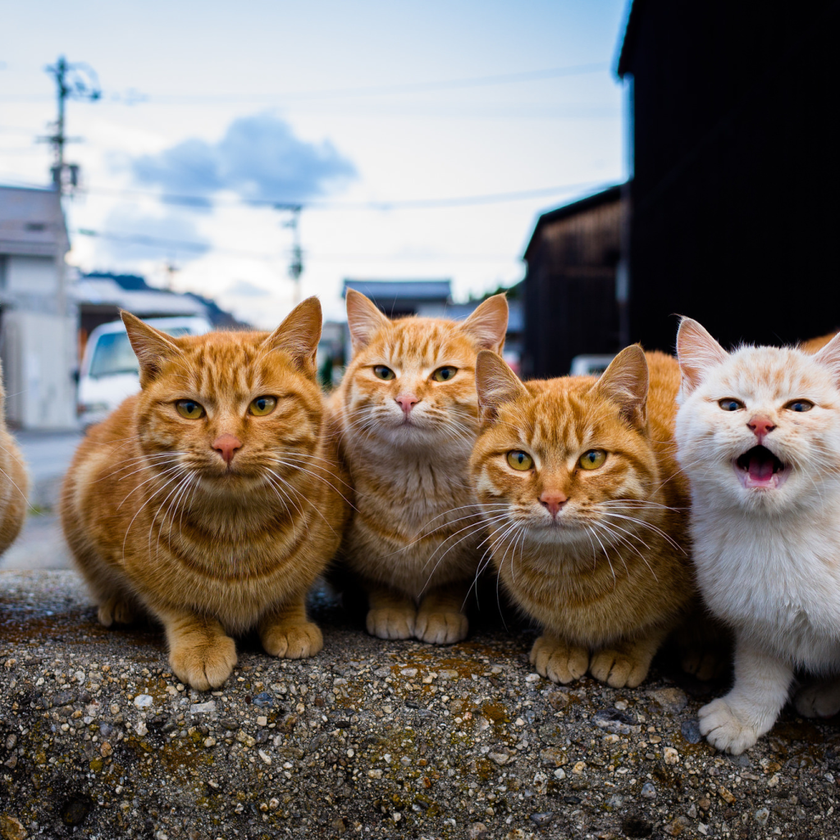
//> input picture lab2/cat_test.png, 840 x 840 px, shrunk from 1024 x 1024 before the run
$ ./main   (built with g++ and OpenCV 4)
//> lines starting //> are read from the running program, lines starting //| are printed output that depends on the picture; after the words box and inside, x2 and y2 are one past the last pixel; in counts of white or black regions, pixels touching at a corner belong together
#include <opencv2/opencv.hpp>
#include <string.h>
#include <iostream>
#include <vector>

using namespace cv;
using namespace std;

void FloydSteinberg(Mat& image, int n);
uchar quantize_pixel(uchar pixel, int n);

int main(int argc, char** argv)
{
    unsigned int nBPP;
    nBPP = 8;
    Mat image = imread("cat_test.png", IMREAD_UNCHANGED);
//> image is the input picture: 840 rows x 840 cols, CV_8UC3; mean B, G, R 107.8, 113.9, 121.5
    Mat image_g = imread("cat_test.png", IMREAD_GRAYSCALE);
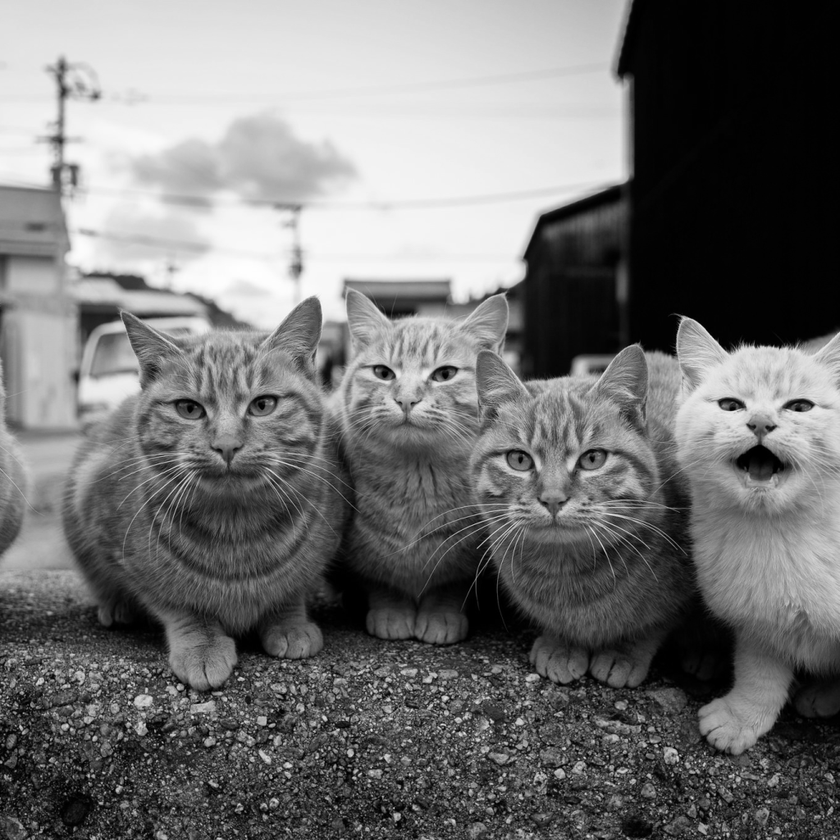
//> image_g: 840 rows x 840 cols, CV_8UC1; min 0, max 255, mean 115

    if (image.empty())
    {
        cout << "Error while reading an image" << endl;
        cin.get();
        return -1;
    }

    if (image.channels() == 4) cvtColor(image, image, COLOR_RGBA2RGB);
    else if (image.channels() == 2 || image.channels() > 4)
    {
        cout << "Unsupported image channels number!" << endl;
        cout << image.channels() << endl;
        return -1;
    };

    int n = 7;
    if (n <= 0 || n >= 8) {
        cout << "Invalid bits per pixel number for dithering!" << endl;
        return -1;
    }

    FloydSteinberg(image, n);
    FloydSteinberg(image_g, n);

    waitKey(0);
    return 0;
}


uchar quantize_pixel(uchar pixel, int n) {
    int color_count = 1 << n;
    int step = 255 / (color_count - 1);
    uchar max_clr = static_cast<uchar>(floor(255 / step) * step);
    uchar res = round(static_cast<float>(pixel) / (float)step) * step;
    if ((int)res >= max_clr) res = static_cast<uchar>(255);  //Отдаю предпочтение цвету наибольшей яркости, а не обрезанному значению
    return res;
}

void FloydSteinberg(Mat& image, int n)
{
//> called with n = 7
    Size sz = image.size();
//> sz = Size(840, 840)
    int width = sz.width;
//> width = 840
    int height = sz.height;
//> height = 840

    Mat out_img;

    if (image.channels() != 1)
    { // Color image
        out_img = Mat::zeros(image.size(), image.type());

        for (int y = 0; y < height; y++) {
            for (int x = 0; x < width; x++) {

                Vec3b pixel = image.at<Vec3b>(y, x);
                Vec3b quantized_pixel;
                int error[3];
                for (int i = 0; i < 3; i++) {
                    quantized_pixel[i] = quantize_pixel(pixel[i], n);
                    error[i] = pixel[i] - quantized_pixel[i];
                }
                out_img.at<Vec3b>(y, x) = quantized_pixel;


                if (x < width - 1) {
                    for (int i = 0; i < 3; i++) {
                        image.at<Vec3b>(y, x + 1)[i] = min(255, max(0, image.at<Vec3b>(y, x + 1)[i] + error[i] * 7 / 16));
                    }
                }
                if (y < height - 1) {
                    for (int i = 0; i < 3; i++) {
                        image.at<Vec3b>(y + 1, x)[i] = min(255, max(0, image.at<Vec3b>(y + 1, x)[i] + error[i] * 5 / 16));
                    }
                    if (x < width - 1) {
                        for (int i = 0; i < 3; i++) {
                            image.at<Vec3b>(y + 1, x + 1)[i] = min(255, max(0, image.at<Vec3b>(y + 1, x + 1)[i] + error[i] * 1 / 16));
                        }
                    }
                    if (x > 0) {
                        for (int i = 0; i < 3; i++) {
                            image.at<Vec3b>(y + 1, x - 1)[i] = min(255, max(0, image.at<Vec3b>(y + 1, x - 1)[i] + error[i] * 3 / 16));
                        }
                    }
                }
            }
        }
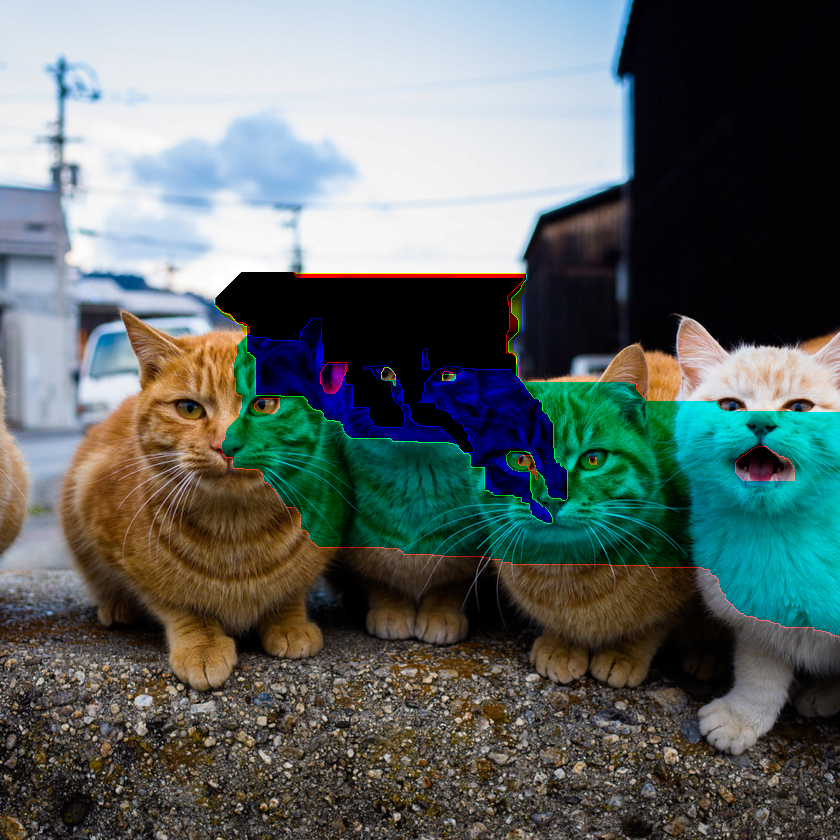
//> out_img: 840 rows x 840 cols, CV_8UC3; mean B, G, R 102.2, 104.5, 94.2
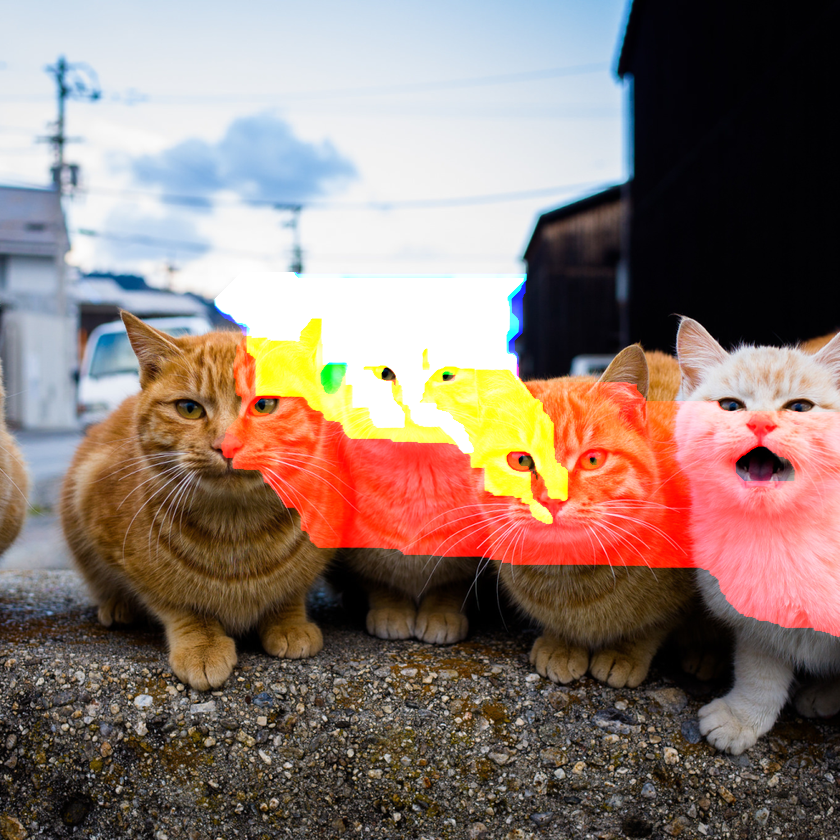
//> image: 840 rows x 840 cols, CV_8UC3; 19.14% of pixels changed, all inside (x1, y1, x2, y2) = (214, 272, 840, 637)
//> call 2 of FloydSteinberg, with n = 7
//> after the loop in FloydSteinberg (call 2), `for (int y = 0; y < height; ++y)`:
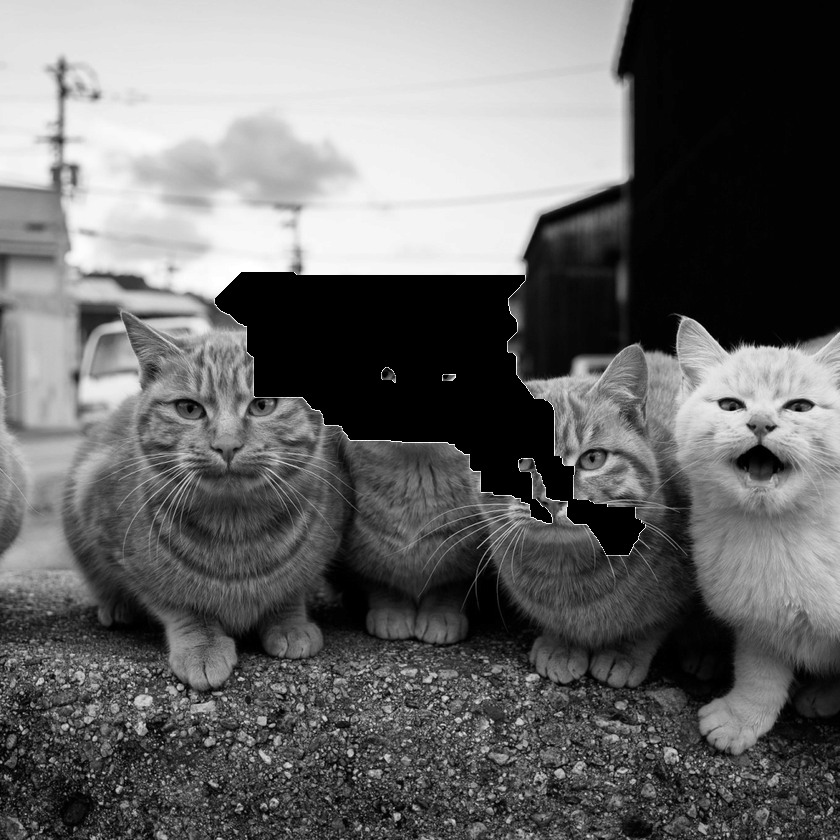
//> out_img: 840 rows x 840 cols, CV_8UC1; min 0, max 255, mean 104.8
//> after the loop in FloydSteinberg (call 2), `for (int y = 0; y < height; ++y)`:
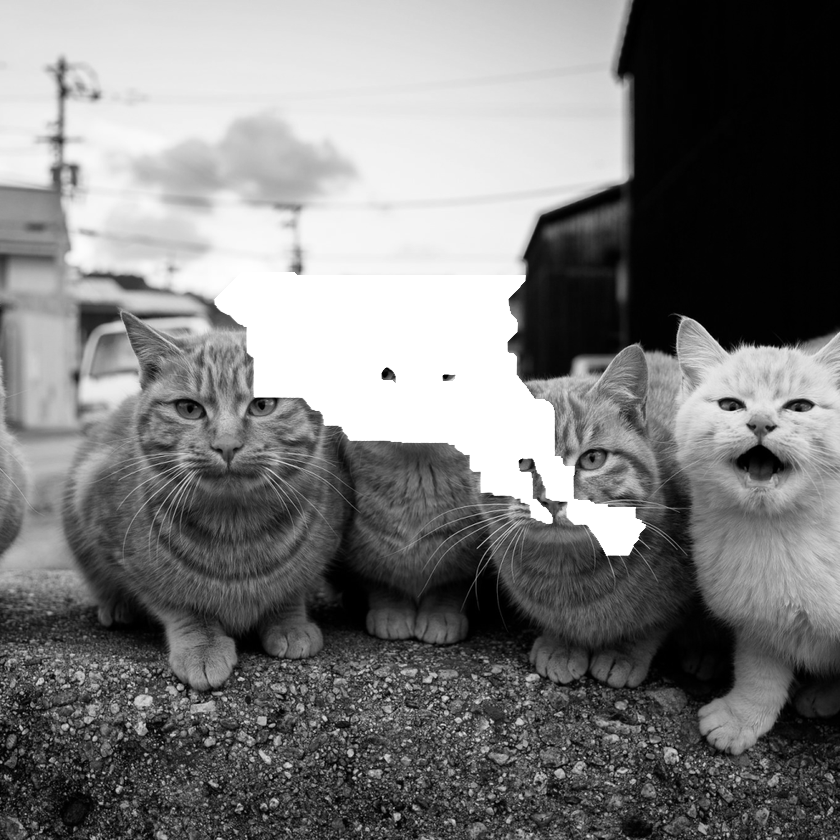
//> image: 840 rows x 840 cols, CV_8UC1; 7.41% of pixels changed, all inside (x1, y1, x2, y2) = (214, 272, 646, 556)

        if (out_img.empty()) {
            cout << "Error while composing a new image" << endl;
            return;
        }

        imwrite("output_dithering_color.png", out_img);
        cout << "Output image saved to " << "\'output_dithering_color.png\'" << endl;

    }
    else
    { // Grayscale image
        out_img = Mat::zeros(sz, CV_8U);

        for (int y = 0; y < height; ++y) {
            for (int x = 0; x < width; ++x) {

                uchar pixel = image.at<uchar>(y, x);
                uchar quantized_pixel = quantize_pixel(pixel, n);
                int error = pixel - quantized_pixel;
                out_img.at<uchar>(y, x) = quantized_pixel;


                if (x < width - 1) {
                    image.at<uchar>(y, x + 1) = min(255, max(0, image.at<uchar>(y, x + 1) + error * 7 / 16));
                }
                if (y < height - 1) {
                    image.at<uchar>(y + 1, x) = min(255, max(0, image.at<uchar>(y + 1, x) + error * 5 / 16));
                    if (x < image.cols - 1) {
                        image.at<uchar>(y + 1, x + 1) = min(255, max(0, image.at<uchar>(y + 1, x + 1) + error * 1 / 16));
                    }
                    if (x > 0) {
                        image.at<uchar>(y + 1, x - 1) = min(255, max(0, image.at<uchar>(y + 1, x - 1) + error * 3 / 16));
                    }
                }
            }
        }

        if (out_img.empty()) {
            cout << "Error while composing a new image" << endl;
            return;
        }

        imwrite("output_dithering_grayscale.png", out_img);
        cout << "Output image saved to " << "\'output_dithering_grayscale.png\'" << endl;

    }

    return;
}
